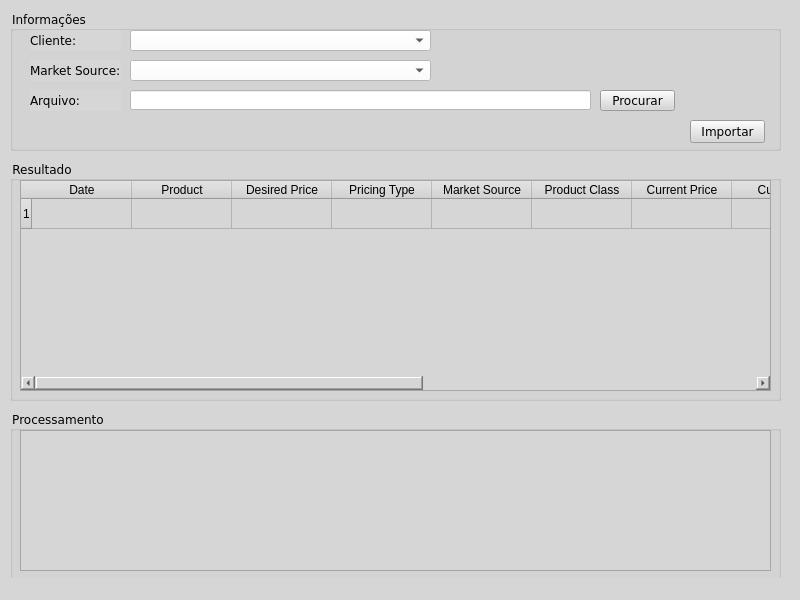
<?xml version="1.0" encoding="UTF-8"?>
<ui version="4.0">
 <class>SistemaChekPrices</class>
 <widget class="QMainWindow" name="SistemaChekPrices">
  <property name="geometry">
   <rect>
    <x>0</x>
    <y>0</y>
    <width>800</width>
    <height>600</height>
   </rect>
  </property>
  <property name="font">
   <font>
    <family>Verdana</family>
   </font>
  </property>
  <property name="windowTitle">
   <string>Sistema Check Prices</string>
  </property>
  <property name="styleSheet">
   <string notr="true">background-color:rgb(214, 214, 214)</string>
  </property>
  <widget class="QWidget" name="centralwidget">
   <widget class="QGroupBox" name="frameInformacoes">
    <property name="geometry">
     <rect>
      <x>10</x>
      <y>10</y>
      <width>771</width>
      <height>141</height>
     </rect>
    </property>
    <property name="font">
     <font>
      <family>Verdana</family>
     </font>
    </property>
    <property name="styleSheet">
     <string notr="true"/>
    </property>
    <property name="title">
     <string>Informações</string>
    </property>
    <widget class="QLabel" name="label">
     <property name="geometry">
      <rect>
       <x>20</x>
       <y>20</y>
       <width>91</width>
       <height>21</height>
      </rect>
     </property>
     <property name="font">
      <font>
       <family>Verdana</family>
      </font>
     </property>
     <property name="text">
      <string>Cliente:</string>
     </property>
    </widget>
    <widget class="QLabel" name="label_2">
     <property name="geometry">
      <rect>
       <x>20</x>
       <y>50</y>
       <width>91</width>
       <height>21</height>
      </rect>
     </property>
     <property name="font">
      <font>
       <family>Verdana</family>
      </font>
     </property>
     <property name="text">
      <string>Market Source:</string>
     </property>
    </widget>
    <widget class="QLabel" name="label_3">
     <property name="geometry">
      <rect>
       <x>20</x>
       <y>80</y>
       <width>91</width>
       <height>21</height>
      </rect>
     </property>
     <property name="font">
      <font>
       <family>Verdana</family>
      </font>
     </property>
     <property name="text">
      <string>Arquivo:</string>
     </property>
    </widget>
    <widget class="QComboBox" name="clienteBox">
     <property name="geometry">
      <rect>
       <x>120</x>
       <y>20</y>
       <width>301</width>
       <height>21</height>
      </rect>
     </property>
     <property name="styleSheet">
      <string notr="true">background-color: rgb(255, 255, 255);</string>
     </property>
    </widget>
    <widget class="QComboBox" name="mkrSrcBox">
     <property name="geometry">
      <rect>
       <x>120</x>
       <y>50</y>
       <width>301</width>
       <height>21</height>
      </rect>
     </property>
     <property name="styleSheet">
      <string notr="true">background-color: rgb(255, 255, 255);</string>
     </property>
     <property name="frame">
      <bool>true</bool>
     </property>
    </widget>
    <widget class="QLineEdit" name="arqBox">
     <property name="geometry">
      <rect>
       <x>120</x>
       <y>80</y>
       <width>461</width>
       <height>20</height>
      </rect>
     </property>
     <property name="styleSheet">
      <string notr="true">background-color: rgb(255, 255, 255);</string>
     </property>
    </widget>
    <widget class="QPushButton" name="pushButton">
     <property name="geometry">
      <rect>
       <x>590</x>
       <y>80</y>
       <width>75</width>
       <height>21</height>
      </rect>
     </property>
     <property name="font">
      <font>
       <family>Verdana</family>
      </font>
     </property>
     <property name="text">
      <string>Procurar</string>
     </property>
    </widget>
    <widget class="QPushButton" name="pushButton_2">
     <property name="geometry">
      <rect>
       <x>680</x>
       <y>110</y>
       <width>75</width>
       <height>23</height>
      </rect>
     </property>
     <property name="font">
      <font>
       <family>Verdana</family>
      </font>
     </property>
     <property name="text">
      <string>Importar</string>
     </property>
    </widget>
   </widget>
   <widget class="QGroupBox" name="groupBox">
    <property name="geometry">
     <rect>
      <x>10</x>
      <y>160</y>
      <width>771</width>
      <height>241</height>
     </rect>
    </property>
    <property name="font">
     <font>
      <family>Verdana</family>
     </font>
    </property>
    <property name="title">
     <string>Resultado</string>
    </property>
    <widget class="QTableWidget" name="resultTable">
     <property name="geometry">
      <rect>
       <x>10</x>
       <y>20</y>
       <width>751</width>
       <height>211</height>
      </rect>
     </property>
     <property name="font">
      <font>
       <family>Verdana</family>
      </font>
     </property>
     <property name="editTriggers">
      <set>QAbstractItemView::AnyKeyPressed|QAbstractItemView::DoubleClicked|QAbstractItemView::EditKeyPressed|QAbstractItemView::SelectedClicked</set>
     </property>
     <property name="showDropIndicator" stdset="0">
      <bool>true</bool>
     </property>
     <property name="dragEnabled">
      <bool>true</bool>
     </property>
     <property name="alternatingRowColors">
      <bool>true</bool>
     </property>
     <property name="selectionBehavior">
      <enum>QAbstractItemView::SelectColumns</enum>
     </property>
     <property name="gridStyle">
      <enum>Qt::SolidLine</enum>
     </property>
     <property name="sortingEnabled">
      <bool>true</bool>
     </property>
     <property name="cornerButtonEnabled">
      <bool>false</bool>
     </property>
     <property name="rowCount">
      <number>1</number>
     </property>
     <property name="columnCount">
      <number>13</number>
     </property>
     <attribute name="horizontalHeaderCascadingSectionResizes">
      <bool>false</bool>
     </attribute>
     <row/>
     <column>
      <property name="text">
       <string>Date</string>
      </property>
     </column>
     <column>
      <property name="text">
       <string>Product</string>
      </property>
     </column>
     <column>
      <property name="text">
       <string>Desired Price</string>
      </property>
     </column>
     <column>
      <property name="text">
       <string>Pricing Type</string>
      </property>
     </column>
     <column>
      <property name="text">
       <string>Market Source</string>
      </property>
     </column>
     <column>
      <property name="text">
       <string>Product Class</string>
      </property>
     </column>
     <column>
      <property name="text">
       <string>Current Price</string>
      </property>
     </column>
     <column>
      <property name="text">
       <string>Currency</string>
      </property>
     </column>
     <column>
      <property name="text">
       <string>New Column</string>
      </property>
     </column>
     <column>
      <property name="text">
       <string>PU USD</string>
      </property>
     </column>
     <column>
      <property name="text">
       <string>PU EUR</string>
      </property>
     </column>
     <column>
      <property name="text">
       <string>USD/BRL Parity</string>
      </property>
     </column>
     <column>
      <property name="text">
       <string>EUR/BRL Parity</string>
      </property>
     </column>
    </widget>
   </widget>
   <widget class="QGroupBox" name="groupBox_2">
    <property name="geometry">
     <rect>
      <x>10</x>
      <y>410</y>
      <width>771</width>
      <height>181</height>
     </rect>
    </property>
    <property name="font">
     <font>
      <family>Verdana</family>
     </font>
    </property>
    <property name="title">
     <string>Processamento</string>
    </property>
    <widget class="QTableWidget" name="processTable">
     <property name="geometry">
      <rect>
       <x>10</x>
       <y>20</y>
       <width>751</width>
       <height>141</height>
      </rect>
     </property>
    </widget>
   </widget>
  </widget>
  <widget class="QStatusBar" name="statusbar"/>
 </widget>
 <resources/>
 <connections/>
</ui>
